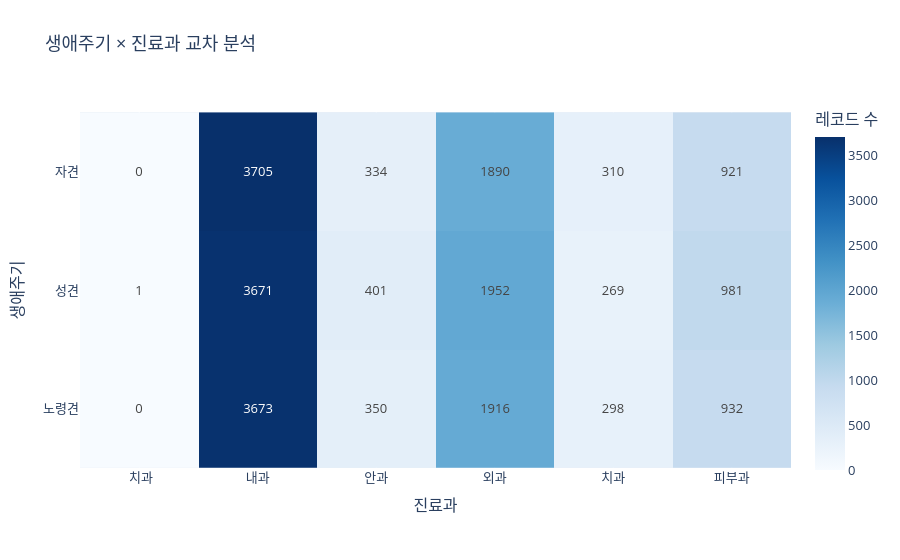

The notebook cell this image was saved under:
### Markdown cell above
## 4-1. 계층 구조 Sunburst (lifeCycle → department → disease)

파이차트로는 볼 수 없는 3단계 계층 관계를 한 화면에 표현.  
어떤 생애주기의 어떤 진료과에서 어떤 질병이 많은지 한눈에 파악 가능.

### Code cell
crosstab = pd.crosstab(df['lifeCycle'], df['department'])
crosstab = crosstab.reindex(lifecycle_order)  # 순서 고정

fig = px.imshow(
    crosstab,
    text_auto=True,
    color_continuous_scale='Blues',
    title='생애주기 × 진료과 교차 분석',
    labels=dict(x='진료과', y='생애주기', color='레코드 수')
)
fig.update_layout(font=dict(size=13))
fig.write_html(str(EDA_OUTPUT / 'lifecycle_dept_heatmap.html'))
fig.show()

### Figure 1 — Plotly figure (JSON) as saved in the notebook; plotly's stock layout.template omitted (floating-point values rounded to 4 significant figures)
{"data": [{"coloraxis": "coloraxis", "hovertemplate": "진료과: %{x}<br>생애주기: %{y}<br>레코드 수: %{z}<extra></extra>", "name": "0", "texttemplate": "%{z}", "type": "heatmap", "x": [" 치과", "내과", "안과", "외과", "치과", "피부과"], "xaxis": "x", "y": ["자견", "성견", "노령견"], "yaxis": "y", "z": [[0, 3705, 334, 1890, 310, 921], [1, 3671, 401, 1952, 269, 981], [0, 3673, 350, 1916, 298, 932]]}], "layout": {"coloraxis": {"colorbar": {"title": {"text": "레코드 수"}}, "colorscale": [[0, "rgb(247,251,255)"], [0.125, "rgb(222,235,247)"], [0.25, "rgb(198,219,239)"], [0.375, "rgb(158,202,225)"], [0.5, "rgb(107,174,214)"], [0.625, "rgb(66,146,198)"], [0.75, "rgb(33,113,181)"], [0.875, "rgb(8,81,156)"], [1, "rgb(8,48,107)"]]}, "font": {"size": 13}, "title": {"text": "생애주기 × 진료과 교차 분석"}, "xaxis": {"anchor": "y", "constrain": "domain", "domain": [0, 1], "scaleanchor": "y", "title": {"text": "진료과"}}, "yaxis": {"anchor": "x", "autorange": "reversed", "constrain": "domain", "domain": [0, 1], "title": {"text": "생애주기"}}}}
